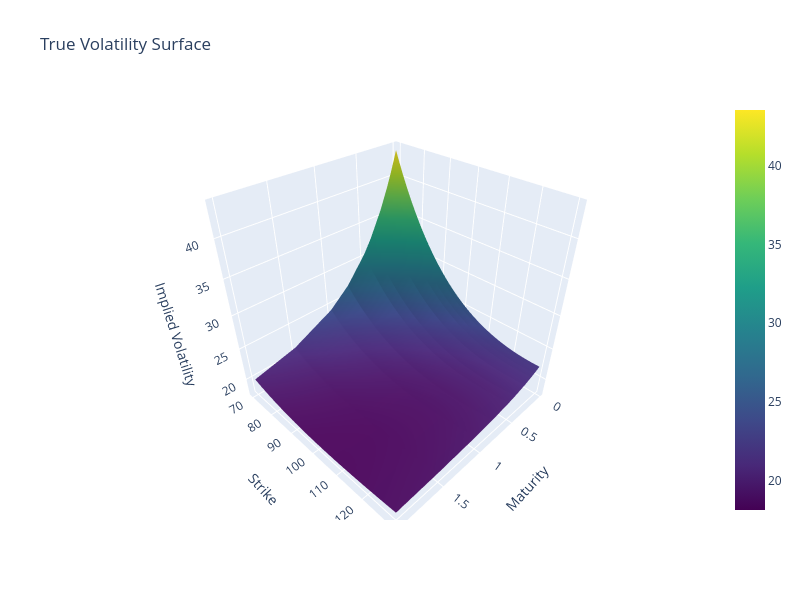

The code cell stored with this chart in its notebook:
### Markdown cell above
## 4. Baseline Market Regime
 This regime represents a stable equity market with moderate volatility, weak skew and smile and smooth term structure. Volatility varies gradually and consistently across strikes and maturities.

### Code cell
market_prices, true_vol = generate_market_prices(
    spot=S0,
    strikes=strikes,
    maturities=maturities,
    rate=r,
    noise_amt=0.0,
    **baseline_params
)

implied_raw = recover_implied_surface(market_prices, S0, r)
implied_smooth = surface_smoother(implied_raw)
error_surface = error_calculator(true_vol, implied_raw)
plot_volatility_surface(true_vol * 100, title="True Volatility Surface")

### Figure 1 — Plotly figure (JSON) as saved in the notebook; plotly's stock layout.template omitted (floating-point values rounded to 4 significant figures; data arrays with more than 128 entries replaced by an {"elided": "..."} marker saying what was removed)
{"data": [{"colorscale": [[0, "#440154"], [0.1111, "#482878"], [0.2222, "#3e4989"], [0.3333, "#31688e"], [0.4444, "#26828e"], [0.5556, "#1f9e89"], [0.6667, "#35b779"], [0.7778, "#6ece58"], [0.8889, "#b5de2b"], [1, "#fde725"]], "showscale": true, "type": "surface", "x": {"elided": "41x11 float values"}, "y": {"elided": "41x11 float values"}, "z": {"elided": "41x11 float values"}}], "layout": {"height": 600, "scene": {"xaxis": {"title": {"text": "Maturity"}}, "yaxis": {"title": {"text": "Strike"}}, "zaxis": {"title": {"text": "Implied Volatility"}}}, "title": {"text": "True Volatility Surface"}, "width": 800}}
